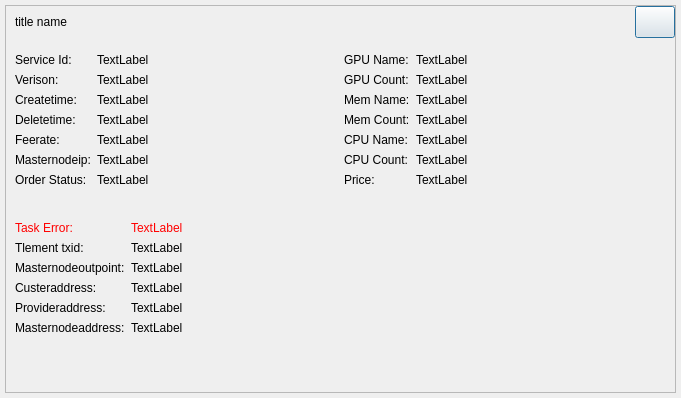
<?xml version="1.0" encoding="UTF-8"?>
<ui version="4.0">
 <class>DockerOrderDescDialog</class>
 <widget class="QDialog" name="DockerOrderDescDialog">
  <property name="geometry">
   <rect>
    <x>0</x>
    <y>0</y>
    <width>681</width>
    <height>398</height>
   </rect>
  </property>
  <property name="windowTitle">
   <string>Dialog</string>
  </property>
  <layout class="QGridLayout" name="gridLayout_2">
   <property name="leftMargin">
    <number>5</number>
   </property>
   <property name="topMargin">
    <number>5</number>
   </property>
   <property name="rightMargin">
    <number>5</number>
   </property>
   <property name="bottomMargin">
    <number>5</number>
   </property>
   <item row="0" column="0">
    <widget class="QWidget" name="centerWin" native="true">
     <property name="styleSheet">
      <string notr="true"/>
     </property>
     <layout class="QGridLayout" name="gridLayout_3">
      <property name="leftMargin">
       <number>0</number>
      </property>
      <property name="topMargin">
       <number>0</number>
      </property>
      <property name="rightMargin">
       <number>0</number>
      </property>
      <property name="bottomMargin">
       <number>0</number>
      </property>
      <item row="0" column="0">
       <widget class="QFrame" name="mainframe">
        <property name="styleSheet">
         <string notr="true"/>
        </property>
        <property name="frameShape">
         <enum>QFrame::StyledPanel</enum>
        </property>
        <property name="frameShadow">
         <enum>QFrame::Raised</enum>
        </property>
        <layout class="QVBoxLayout" name="verticalLayout" stretch="1,0">
         <property name="leftMargin">
          <number>0</number>
         </property>
         <property name="topMargin">
          <number>0</number>
         </property>
         <property name="rightMargin">
          <number>0</number>
         </property>
         <property name="bottomMargin">
          <number>0</number>
         </property>
         <item>
          <layout class="QHBoxLayout" name="horizontalLayout">
           <property name="leftMargin">
            <number>9</number>
           </property>
           <item>
            <widget class="QLabel" name="label_titlename">
             <property name="text">
              <string>title name</string>
             </property>
            </widget>
           </item>
           <item>
            <spacer name="horizontalSpacer">
             <property name="orientation">
              <enum>Qt::Horizontal</enum>
             </property>
             <property name="sizeHint" stdset="0">
              <size>
               <width>40</width>
               <height>20</height>
              </size>
             </property>
            </spacer>
           </item>
           <item>
            <widget class="QPushButton" name="cancelButton">
             <property name="minimumSize">
              <size>
               <width>32</width>
               <height>32</height>
              </size>
             </property>
             <property name="maximumSize">
              <size>
               <width>16777215</width>
               <height>16777215</height>
              </size>
             </property>
             <property name="styleSheet">
              <string notr="true"/>
             </property>
             <property name="text">
              <string/>
             </property>
            </widget>
           </item>
          </layout>
         </item>
         <item>
          <widget class="QFrame" name="frame">
           <property name="styleSheet">
            <string notr="true">QFrame#frame{
border:hidden;
}</string>
           </property>
           <property name="frameShape">
            <enum>QFrame::StyledPanel</enum>
           </property>
           <property name="frameShadow">
            <enum>QFrame::Raised</enum>
           </property>
           <layout class="QVBoxLayout" name="verticalLayout_2">
            <item>
             <layout class="QHBoxLayout" name="horizontalLayout_2">
              <item>
               <layout class="QFormLayout" name="formLayout">
                <item row="0" column="0">
                 <widget class="QLabel" name="label">
                  <property name="text">
                   <string>Service Id:</string>
                  </property>
                 </widget>
                </item>
                <item row="0" column="1">
                 <widget class="QLabel" name="label_serviceid">
                  <property name="text">
                   <string>TextLabel</string>
                  </property>
                 </widget>
                </item>
                <item row="1" column="0">
                 <widget class="QLabel" name="label_4">
                  <property name="text">
                   <string>Verison:</string>
                  </property>
                 </widget>
                </item>
                <item row="1" column="1">
                 <widget class="QLabel" name="label_verison">
                  <property name="text">
                   <string>TextLabel</string>
                  </property>
                 </widget>
                </item>
                <item row="2" column="0">
                 <widget class="QLabel" name="label_8">
                  <property name="text">
                   <string>Createtime:</string>
                  </property>
                 </widget>
                </item>
                <item row="2" column="1">
                 <widget class="QLabel" name="label_createtime">
                  <property name="text">
                   <string>TextLabel</string>
                  </property>
                 </widget>
                </item>
                <item row="3" column="0">
                 <widget class="QLabel" name="label_7">
                  <property name="text">
                   <string>Deletetime:</string>
                  </property>
                 </widget>
                </item>
                <item row="3" column="1">
                 <widget class="QLabel" name="label_deletetime">
                  <property name="text">
                   <string>TextLabel</string>
                  </property>
                 </widget>
                </item>
                <item row="4" column="0">
                 <widget class="QLabel" name="label_12">
                  <property name="text">
                   <string>Feerate:</string>
                  </property>
                 </widget>
                </item>
                <item row="4" column="1">
                 <widget class="QLabel" name="label_feerate">
                  <property name="text">
                   <string>TextLabel</string>
                  </property>
                 </widget>
                </item>
                <item row="6" column="0">
                 <widget class="QLabel" name="label_16">
                  <property name="text">
                   <string>Masternodeip:</string>
                  </property>
                 </widget>
                </item>
                <item row="6" column="1">
                 <widget class="QLabel" name="label_masternodeip">
                  <property name="text">
                   <string>TextLabel</string>
                  </property>
                 </widget>
                </item>
                <item row="7" column="0">
                 <widget class="QLabel" name="label_35">
                  <property name="text">
                   <string>Order Status:</string>
                  </property>
                 </widget>
                </item>
                <item row="7" column="1">
                 <widget class="QLabel" name="label_orderstatus">
                  <property name="text">
                   <string>TextLabel</string>
                  </property>
                 </widget>
                </item>
               </layout>
              </item>
              <item>
               <layout class="QFormLayout" name="formLayout_2">
                <item row="0" column="0">
                 <widget class="QLabel" name="label_21">
                  <property name="text">
                   <string>GPU Name:</string>
                  </property>
                 </widget>
                </item>
                <item row="0" column="1">
                 <widget class="QLabel" name="label_gpuname">
                  <property name="text">
                   <string>TextLabel</string>
                  </property>
                 </widget>
                </item>
                <item row="1" column="0">
                 <widget class="QLabel" name="label_23">
                  <property name="text">
                   <string>GPU Count:</string>
                  </property>
                 </widget>
                </item>
                <item row="1" column="1">
                 <widget class="QLabel" name="label_gpucount">
                  <property name="text">
                   <string>TextLabel</string>
                  </property>
                 </widget>
                </item>
                <item row="2" column="0">
                 <widget class="QLabel" name="label_25">
                  <property name="text">
                   <string>Mem Name:</string>
                  </property>
                 </widget>
                </item>
                <item row="2" column="1">
                 <widget class="QLabel" name="label_memname">
                  <property name="text">
                   <string>TextLabel</string>
                  </property>
                 </widget>
                </item>
                <item row="3" column="0">
                 <widget class="QLabel" name="label_27">
                  <property name="text">
                   <string>Mem Count:</string>
                  </property>
                 </widget>
                </item>
                <item row="3" column="1">
                 <widget class="QLabel" name="label_memcount">
                  <property name="text">
                   <string>TextLabel</string>
                  </property>
                 </widget>
                </item>
                <item row="4" column="0">
                 <widget class="QLabel" name="label_29">
                  <property name="text">
                   <string>CPU Name:</string>
                  </property>
                 </widget>
                </item>
                <item row="4" column="1">
                 <widget class="QLabel" name="label_cpuname">
                  <property name="text">
                   <string>TextLabel</string>
                  </property>
                 </widget>
                </item>
                <item row="5" column="0">
                 <widget class="QLabel" name="label_31">
                  <property name="text">
                   <string>CPU Count:</string>
                  </property>
                 </widget>
                </item>
                <item row="5" column="1">
                 <widget class="QLabel" name="label_cpucount">
                  <property name="text">
                   <string>TextLabel</string>
                  </property>
                 </widget>
                </item>
                <item row="6" column="0">
                 <widget class="QLabel" name="label_33">
                  <property name="text">
                   <string>Price:</string>
                  </property>
                 </widget>
                </item>
                <item row="6" column="1">
                 <widget class="QLabel" name="label_price">
                  <property name="text">
                   <string>TextLabel</string>
                  </property>
                 </widget>
                </item>
               </layout>
              </item>
             </layout>
            </item>
            <item>
             <layout class="QFormLayout" name="formLayout_3">
              <item row="3" column="0">
               <widget class="QLabel" name="label_15">
                <property name="text">
                 <string>Masternodeoutpoint:</string>
                </property>
               </widget>
              </item>
              <item row="3" column="1">
               <widget class="QLabel" name="label_masternodeoutpoint">
                <property name="minimumSize">
                 <size>
                  <width>460</width>
                  <height>0</height>
                 </size>
                </property>
                <property name="text">
                 <string>TextLabel</string>
                </property>
                <property name="textInteractionFlags">
                 <set>Qt::LinksAccessibleByMouse|Qt::TextSelectableByMouse</set>
                </property>
               </widget>
              </item>
              <item row="4" column="0">
               <widget class="QLabel" name="label_20">
                <property name="text">
                 <string>Custeraddress:</string>
                </property>
               </widget>
              </item>
              <item row="4" column="1">
               <widget class="QLabel" name="label_custeraddress">
                <property name="minimumSize">
                 <size>
                  <width>460</width>
                  <height>0</height>
                 </size>
                </property>
                <property name="text">
                 <string>TextLabel</string>
                </property>
                <property name="textInteractionFlags">
                 <set>Qt::LinksAccessibleByMouse|Qt::TextSelectableByMouse</set>
                </property>
               </widget>
              </item>
              <item row="5" column="0">
               <widget class="QLabel" name="label_19">
                <property name="text">
                 <string>Provideraddress:</string>
                </property>
               </widget>
              </item>
              <item row="5" column="1">
               <widget class="QLabel" name="label_provideraddress">
                <property name="minimumSize">
                 <size>
                  <width>460</width>
                  <height>0</height>
                 </size>
                </property>
                <property name="text">
                 <string>TextLabel</string>
                </property>
                <property name="textInteractionFlags">
                 <set>Qt::LinksAccessibleByMouse|Qt::TextSelectableByMouse</set>
                </property>
               </widget>
              </item>
              <item row="8" column="0">
               <widget class="QLabel" name="label_39">
                <property name="text">
                 <string>Masternodeaddress:</string>
                </property>
               </widget>
              </item>
              <item row="8" column="1">
               <widget class="QLabel" name="label_masternodeaddress">
                <property name="minimumSize">
                 <size>
                  <width>460</width>
                  <height>0</height>
                 </size>
                </property>
                <property name="text">
                 <string>TextLabel</string>
                </property>
                <property name="textInteractionFlags">
                 <set>Qt::LinksAccessibleByMouse|Qt::TextSelectableByMouse</set>
                </property>
               </widget>
              </item>
              <item row="2" column="0">
               <widget class="QLabel" name="label_11">
                <property name="text">
                 <string>Tlement txid:</string>
                </property>
               </widget>
              </item>
              <item row="2" column="1">
               <widget class="QLabel" name="label_tlementtxid">
                <property name="minimumSize">
                 <size>
                  <width>460</width>
                  <height>0</height>
                 </size>
                </property>
                <property name="text">
                 <string>TextLabel</string>
                </property>
                <property name="textInteractionFlags">
                 <set>Qt::LinksAccessibleByMouse|Qt::TextSelectableByMouse</set>
                </property>
               </widget>
              </item>
              <item row="1" column="0">
               <widget class="QLabel" name="label_37">
                <property name="styleSheet">
                 <string notr="true">color:red;</string>
                </property>
                <property name="text">
                 <string>Task Error:</string>
                </property>
               </widget>
              </item>
              <item row="1" column="1">
               <widget class="QLabel" name="label_taskstate">
                <property name="styleSheet">
                 <string notr="true">color:red;</string>
                </property>
                <property name="text">
                 <string>TextLabel</string>
                </property>
               </widget>
              </item>
             </layout>
            </item>
           </layout>
          </widget>
         </item>
        </layout>
       </widget>
      </item>
     </layout>
    </widget>
   </item>
  </layout>
 </widget>
 <resources/>
 <connections/>
</ui>
